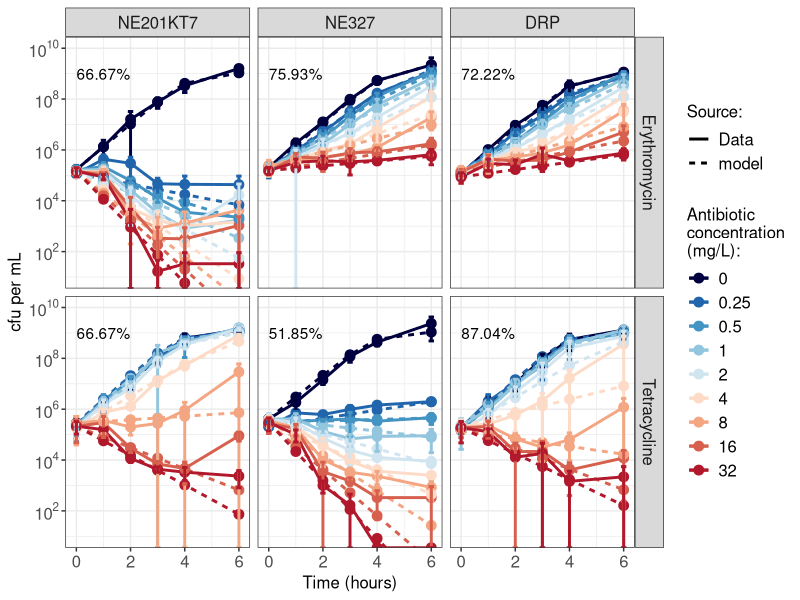

R code for this plot:

library(ggplot2)
library(scales)
library(RColorBrewer)

accuracy_data = read.csv("accuracy_data.csv")
all_data = read.csv("all_data.csv")

#palette is built using RColorBrewer, but slightly tweaking the order to remove a very light colour in the middle
palette = c("#00003f", rev(brewer.pal(n = 9, name = "RdBu"))[-5])

bac_labs = c("NE201KT7", "NE327", "DRP")
names(bac_labs) = c("201kt7", "327", "drp")

abx_labs = c("Erythromycin", "Tetracycline")
names(abx_labs) = c("ery", "tet")

ggplot(all_data) +
  geom_line(aes(time, cfu, colour = as.factor(Concentration), linetype = source), size = 1) +
  geom_point(aes(time, cfu, colour = as.factor(Concentration)), size = 3) +
  geom_errorbar(aes(time, cfu, colour = as.factor(Concentration),
                    ymin = pmax(0,cfu-se), ymax=cfu+se), width = 0.2, size = 1) +
  facet_grid(abx~bac, labeller = labeller(bac = bac_labs, abx = abx_labs)) +
  theme_bw() +
  labs(x = "Time (hours)", y = "cfu per mL", colour = "Antibiotic\nconcentration\n(mg/L):", linetype = "Source:") +
  scale_color_manual(values = palette)+
  coord_cartesian(ylim = c(1e1,1e10))+
  scale_y_continuous(trans = log10_trans(),
                     breaks = trans_breaks("log10", function(x) 10^x),
                     labels = trans_format("log10", math_format(10^.x))) +
  scale_x_continuous(breaks = seq(0,24,2)) +
  theme(axis.text = element_text(size=12),
        axis.title = element_text(size=12),
        legend.text = element_text(size=12),
        strip.text = element_text(size=12),
        legend.title = element_text(size=12)) +
  geom_text(data = accuracy_data, mapping = aes(x = 1, y = 1e9, label = percent_in))
